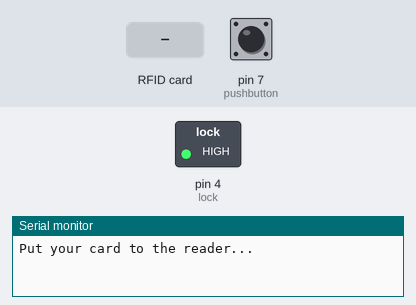
A sketch run on a simulated Arduino Uno, built with avr-gcc and run on an emulated ATmega328P. Shown: switched loads named in the sketch (green lamp = pin HIGH), the last lines printed to the serial monitor. Dashed ring = blinking. The test bench sets the inputs (shaded band); at power-on: pin 7 (pushbutton) HIGH. Pins used as bus, display or sensor lines are not drawn.

Above: at 1.2 s.
1.3 s: pin 7 (pushbutton) pulled LOW for 3.2 s
At 2.0 s:
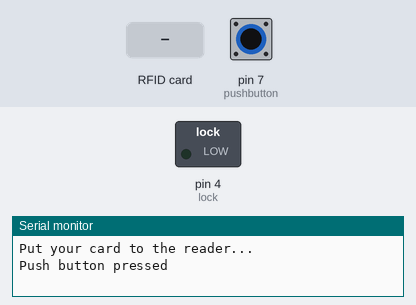
7.3 s: RFID card CB 6F 01 0C held to the reader
At 8.1 s:
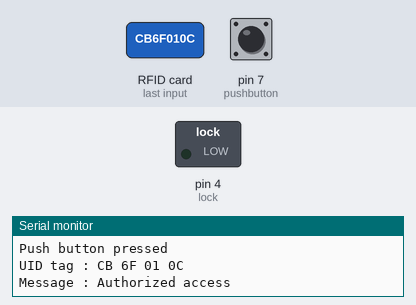
10.3 s: RFID card 4B BC D8 73 held to the reader
At 13.0 s:
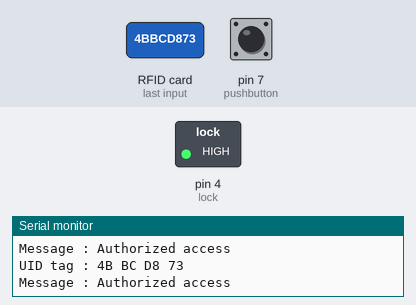
13.3 s: pin 7 (pushbutton) pulled LOW for 1 s
At 14.3 s:
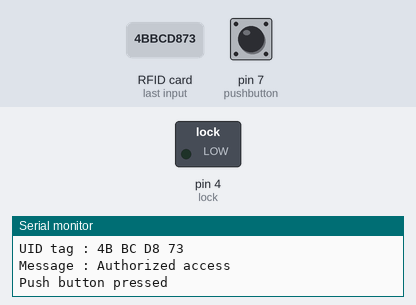
Timing chart, 0 to 16.3 s (numbered marks = the images above; inputs shaded):
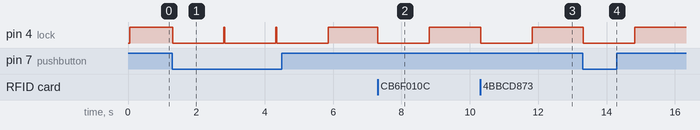

The sketch:

acces_control.ino
```cpp
/*Typical pin layout used:
   -----------------------------------------------------------------------------------------
               MFRC522      Arduino       Arduino   Arduino    Arduino          Arduino
               Reader/PCD   Uno/101       Mega      Nano v3    Leonardo/Micro   Pro Micro
   Signal      Pin          Pin           Pin       Pin        Pin              Pin
   -----------------------------------------------------------------------------------------
   RST/Reset   RST          9             5         D9         RESET/ICSP-5     RST
   SPI SS      SDA(SS)      10            53        D10        10               10
   SPI MOSI    MOSI         11 / ICSP-4   51        D11        ICSP-4           16
   SPI MISO    MISO         12 / ICSP-1   50        D12        ICSP-1           14
   SPI SCK     SCK          13 / ICSP-3   52        D13        ICSP-3           15
*/


#include <SPI.h>
#include <MFRC522.h>

#define SS_PIN 10
#define RST_PIN 9
int lock=4;
int pushbutton=7;

MFRC522 mfrc522(SS_PIN, RST_PIN);   // Create MFRC522 instance.

void setup()
{
  Serial.begin(115200);   // Initiate a serial communication
  SPI.begin();      // Initiate  SPI bus
  mfrc522.PCD_Init();   // Initiate MFRC522


  Serial.println("Put your card to the reader...");
  Serial.println();

  pinMode(pushbutton,INPUT_PULLUP);
  pinMode(lock,OUTPUT);
  digitalWrite(lock,HIGH);


}

//void (* reset) (void)=0;  // reset line
void loop()
{

    //for push button

    if(digitalRead(pushbutton)==LOW)
    {

      Serial.println("Push button pressed");
      Serial.println();
      digitalWrite(lock,LOW);
      delay(1500);
      digitalWrite(lock,HIGH);

    }

  // Look for new cards
  if ( ! mfrc522.PICC_IsNewCardPresent())
  {
    return;
  }
  // Select one of the cards
  if ( ! mfrc522.PICC_ReadCardSerial())
  {
    return;
  }
  //Show UID on serial monitor
  Serial.print("UID tag :");
  String content= "";
  byte letter;

  for (byte i = 0; i < mfrc522.uid.size; i++)
  {
     Serial.print(mfrc522.uid.uidByte[i] < 0x10 ? " 0" : " ");
     Serial.print(mfrc522.uid.uidByte[i],HEX);
     content.concat(String(mfrc522.uid.uidByte[i] < 0x10 ? " 0" : " "));
     content.concat(String(mfrc522.uid.uidByte[i], HEX));
  }
  Serial.println();
  Serial.print("Message : ");

  content.toUpperCase();
  if (content == " CB 6F 01 0C" ||content == " 4B BC D8 73" ) //change here the UID of the card/cards that you want to give access
  {
    Serial.println("Authorized access");
    Serial.println();
    digitalWrite(lock,LOW);
    delay(1500);
    digitalWrite(lock,HIGH);
  }

 else
 {
    Serial.println(" Access denied");
   delay(2000);
  }
 // reset();
}
```

Measured:
- after the input at 1.3 s, pin 4 (lock): alternates HIGH for 0.03 s and LOW for 1.5 s, starting at once
- after the input at 7.3 s, pin 4 (lock): HIGH → LOW at once, → HIGH 1.5 s later
- after the input at 10.3 s, pin 4 (lock): HIGH → LOW at once, → HIGH 1.5 s later
- after the input at 13.3 s, pin 4 (lock): HIGH → LOW at once, → HIGH 1.5 s later
